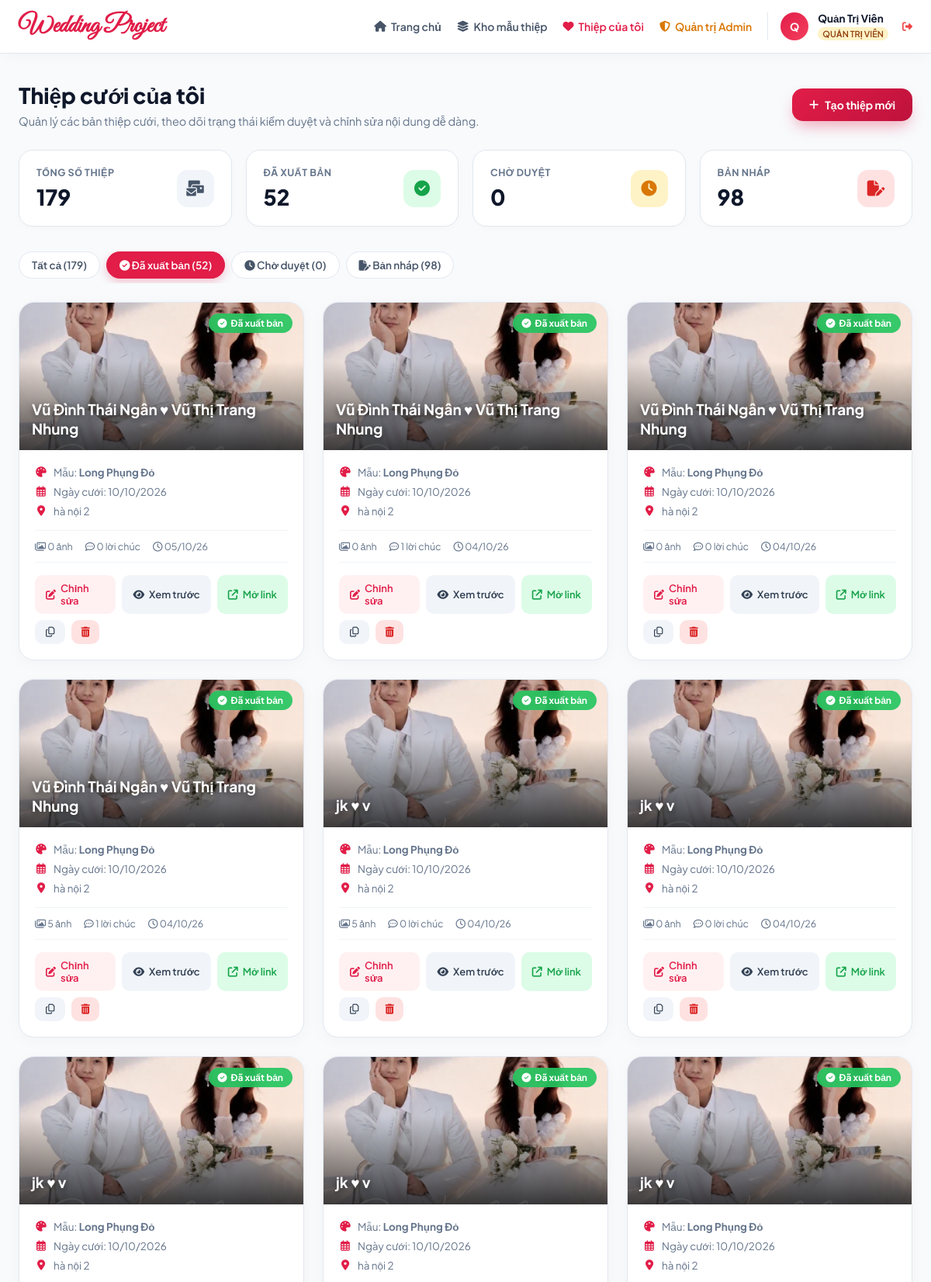
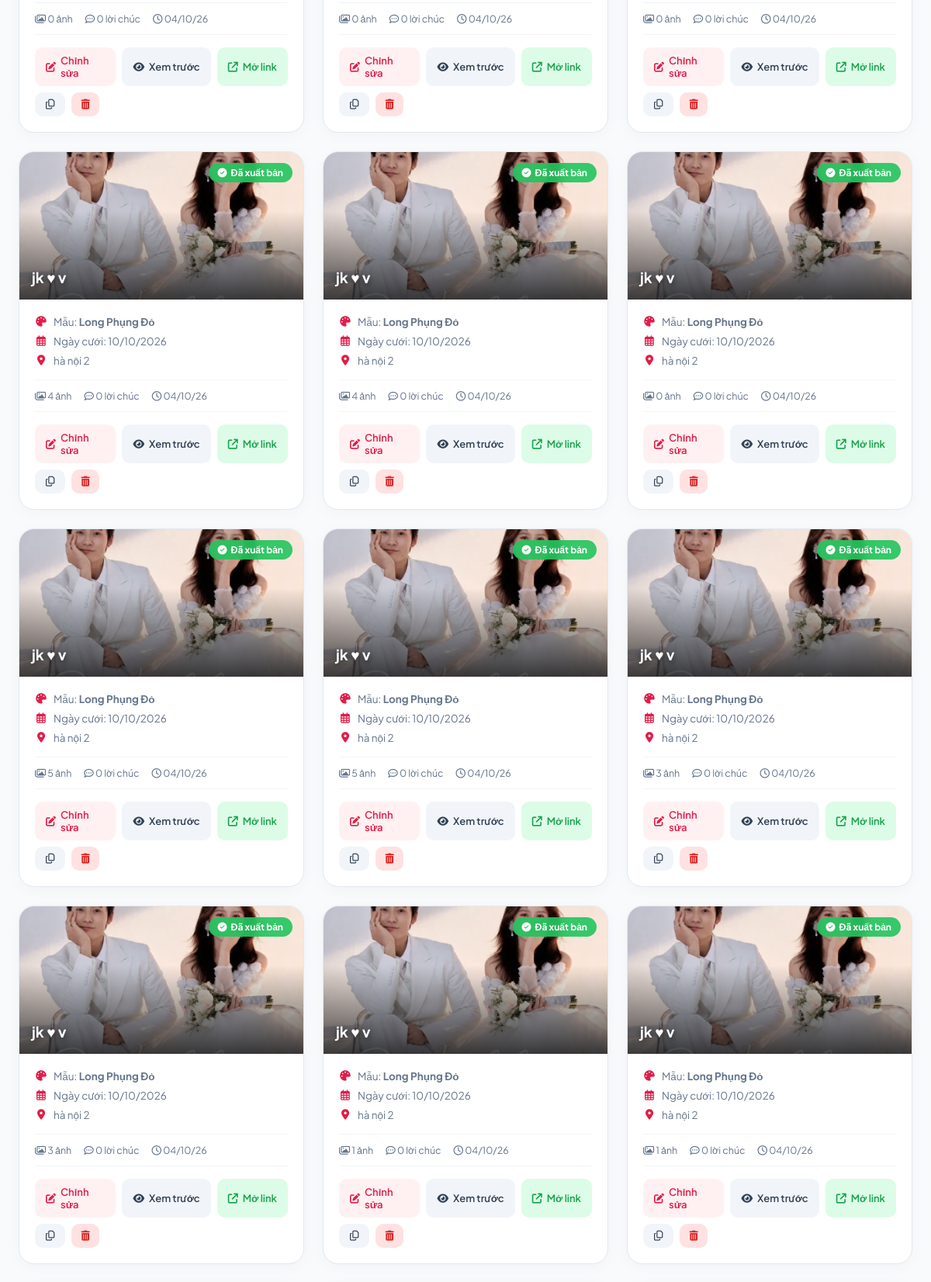
The app's page /my-weddings.php?status=1 (signed in, upper part) with its own data (2 pictures, top to bottom).
### tables this page shows
CREATE TABLE `weddings` (
  `id` int(11) NOT NULL AUTO_INCREMENT,
  `user_id` int(11) NOT NULL DEFAULT 1,
  `template_id` int(11) NOT NULL,
  `slug` varchar(255) NOT NULL,
  `edit_token` varchar(64) DEFAULT NULL,
  `groom_name` varchar(255) NOT NULL,
  `bride_name` varchar(255) NOT NULL,
  `wedding_date` date DEFAULT NULL,
  `wedding_time` time DEFAULT NULL,
  `venue` varchar(500) DEFAULT NULL,
  `address` varchar(500) DEFAULT NULL,
  `story` text DEFAULT NULL,
  `background_image` varchar(500) DEFAULT NULL,
  `story_image` varchar(255) DEFAULT NULL,
  `music` varchar(500) DEFAULT NULL,
  `status` tinyint(1) DEFAULT 0,
  `created_at` timestamp NOT NULL DEFAULT current_timestamp(),
  `updated_at` timestamp NOT NULL DEFAULT current_timestamp() ON UPDATE current_timestamp(),
  `groom_photo` varchar(255) DEFAULT NULL,
  `bride_photo` varchar(255) DEFAULT NULL,
  PRIMARY KEY (`id`),
  UNIQUE KEY `slug` (`slug`),
  UNIQUE KEY `edit_token` (`edit_token`),
  KEY `fk_weddings_template` (`template_id`),
  KEY `fk_weddings_user` (`user_id`),
  CONSTRAINT `fk_weddings_template` FOREIGN KEY (`template_id`) REFERENCES `templates` (`id`) ON UPDATE CASCADE,
  CONSTRAINT `fk_weddings_user` FOREIGN KEY (`user_id`) REFERENCES `users` (`id`) ON DELETE CASCADE
);

CREATE TABLE `templates` (
  `id` int(11) NOT NULL AUTO_INCREMENT,
  `name` varchar(255) NOT NULL,
  `folder` varchar(255) NOT NULL,
  `thumbnail` varchar(255) DEFAULT NULL,
  `description` text DEFAULT NULL,
  `status` tinyint(1) DEFAULT 1,
  `created_at` timestamp NOT NULL DEFAULT current_timestamp(),
  PRIMARY KEY (`id`)
);

### config/auth.php (called while the page is built, shortened)
<?php
function isLoggedIn(): bool {
    return !empty($_SESSION['user_id']);
}
function currentUser(): ?array {
    return [
        'id'        => (int)($_SESSION['user_id'] ?? 0),
        'username'  => (string)($_SESSION['user_username'] ?? ''),
        'full_name' => (string)($_SESSION['user_full_name'] ?? ''),
        'email'     => (string)($_SESSION['user_email'] ?? ''),
        'role'      => (string)($_SESSION['user_role'] ?? 'customer')
    ];
}
function isAdmin(): bool {
    return isLoggedIn() && (($_SESSION['user_role'] ?? '') === 'admin');
}
        ?>

### my-weddings.php (the view, shortened to what this page needs)
<?php
require_once __DIR__ . '/config/database.php';
require_once __DIR__ . '/config/auth.php';
$user = currentUser();
$userId = (int)$user['id'];
$statsStmt = $pdo->prepare("
    SELECT
        COUNT(*) AS total,
        SUM(CASE WHEN status = 1 THEN 1 ELSE 0 END) AS published,
        SUM(CASE WHEN status = 2 THEN 1 ELSE 0 END) AS pending,
        SUM(CASE WHEN status = 0 THEN 1 ELSE 0 END) AS draft
    FROM weddings
    WHERE user_id = :uid
");
$statsStmt->execute(['uid' => $userId]);
$stats = $statsStmt->fetch() ?: ['total' => 0, 'published' => 0, 'pending' => 0, 'draft' => 0];
$filterStatus = isset($_GET['status']) && $_GET['status'] !== '' ? (int)$_GET['status'] : null;
$sql = "
    SELECT
        w.*,
        t.name AS template_name,
        t.folder AS template_folder,
        t.thumbnail AS template_thumb,
        (SELECT COUNT(*) FROM wedding_wishes ww WHERE ww.wedding_id = w.id) AS wish_count,
        (SELECT COUNT(*) FROM wedding_photos wp WHERE wp.wedding_id = w.id) AS photo_count
    FROM weddings w
    LEFT JOIN templates t ON t.id = w.template_id
    WHERE w.user_id = :uid
";
$params = ['uid' => $userId];
if ($filterStatus !== null) {
    $sql .= " AND w.status = :status";
    $params['status'] = $filterStatus;
}
$sql .= " ORDER BY w.id DESC";
$weddingsStmt = $pdo->prepare($sql);
$weddingsStmt->execute($params);
$myWeddings = $weddingsStmt->fetchAll();
?>
<!DOCTYPE html>
<html lang="vi">
<head>
    <link rel="stylesheet" href="https://cdnjs.cloudflare.com/ajax/libs/font-awesome/6.5.1/css/all.min.css">
    <link rel="stylesheet" href="https://cdn.jsdelivr.net/npm/sweetalert2@11/dist/sweetalert2.min.css">
</head>
<body>
<header class="topbar">
    <div class="nav-container">
        <a href="/WeddingProject/" class="brand-link">
            <span class="brand-title">Wedding Project</span>
        </a>
        <nav class="nav-links">
            <a href="/WeddingProject/" class="nav-item">
                <i class="fa-solid fa-house"></i> Trang chủ
            </a>
            <a href="/WeddingProject/mau-thiep/" class="nav-item">
                <i class="fa-solid fa-layer-group"></i> Kho mẫu thiệp
            </a>
            <a href="/WeddingProject/my-weddings.php" class="nav-item active">
                <i class="fa-solid fa-heart"></i> Thiệp của tôi
            </a>
            <?php if (isAdmin()): ?>
                <a href="/WeddingProject/admin/" class="nav-item" style="color: #d97706;">
                    <i class="fa-solid fa-shield-halved"></i> Quản trị Admin
                </a>
            <?php endif; ?>
            <div class="user-dropdown">
                <div class="avatar-circle">
                    <?= mb_strtoupper(mb_substr($user['full_name'], 0, 1)) ?>
                </div>
                <div class="user-meta">
                    <div class="user-name"><?= htmlspecialchars($user['full_name'], ENT_QUOTES, 'UTF-8') ?></div>
                    <span class="user-badge <?= $user['role'] === 'admin' ? 'badge-admin' : '' ?>">
                        <?= $user['role'] === 'admin' ? 'Quản trị viên' : 'Khách hàng' ?>
                    </span>
                </div>
                <a href="/WeddingProject/logout.php" class="btn-logout" title="Đăng xuất">
                    <i class="fa-solid fa-right-from-bracket"></i>
                </a>
            </div>
        </nav>
    </div>
</header>
<main class="main-wrapper">
    <div class="page-header">
        <div class="header-title">
            <h1>Thiệp cưới của tôi</h1>
            <p>Quản lý các bản thiệp cưới, theo dõi trạng thái kiểm duyệt và chỉnh sửa nội dung dễ dàng.</p>
        </div>
        <a href="/WeddingProject/mau-thiep/" class="btn-create-new">
            <i class="fa-solid fa-plus"></i> Tạo thiệp mới
        </a>
    </div>
    <div class="stats-grid">
        <div class="stat-card">
            <div class="stat-info">
                <h3>Tổng số thiệp</h3>
                <div class="stat-value"><?= (int)$stats['total'] ?></div>
            </div>
            <div class="stat-icon icon-total">
                <i class="fa-solid fa-envelopes-bulk"></i>
            </div>
        </div>
        <div class="stat-card">
            <div class="stat-info">
                <h3>Đã xuất bản</h3>
                <div class="stat-value"><?= (int)$stats['published'] ?></div>
            </div>
            <div class="stat-icon icon-published">
                <i class="fa-solid fa-circle-check"></i>
            </div>
        </div>
        <div class="stat-card">
            <div class="stat-info">
                <h3>Chờ duyệt</h3>
                <div class="stat-value"><?= (int)$stats['pending'] ?></div>
            </div>
            <div class="stat-icon icon-pending">
                <i class="fa-solid fa-clock"></i>
            </div>
        </div>
        <div class="stat-card">
            <div class="stat-info">
                <h3>Bản nháp</h3>
                <div class="stat-value"><?= (int)$stats['draft'] ?></div>
            </div>
            <div class="stat-icon icon-draft">
                <i class="fa-solid fa-file-pen"></i>
            </div>
        </div>
    </div>
    <div class="filter-bar">
        <a href="my-weddings.php" class="filter-btn <?= $filterStatus === null ? 'active' : '' ?>">
            Tất cả (<?= (int)$stats['total'] ?>)
        </a>
        <a href="my-weddings.php?status=1" class="filter-btn <?= $filterStatus === 1 ? 'active' : '' ?>">
            <i class="fa-solid fa-circle-check"></i> Đã xuất bản (<?= (int)$stats['published'] ?>)
        </a>
        <a href="my-weddings.php?status=2" class="filter-btn <?= $filterStatus === 2 ? 'active' : '' ?>">
            <i class="fa-solid fa-clock"></i> Chờ duyệt (<?= (int)$stats['pending'] ?>)
        </a>
        <a href="my-weddings.php?status=0" class="filter-btn <?= $filterStatus === 0 ? 'active' : '' ?>">
            <i class="fa-solid fa-file-pen"></i> Bản nháp (<?= (int)$stats['draft'] ?>)
        </a>
    </div>
    <?php if (empty($myWeddings)): ?>
        <div class="empty-state">
            <div class="empty-icon"><i class="fa-regular fa-folder-open"></i></div>
            <h3>Bạn chưa có thiệp cưới nào ở mục này</h3>
            <p>Hãy duyệt kho mẫu thiệp cưới phong phú và khởi tạo ngay tấm thiệp điện tử độc đáo cho ngày trọng đại!</p>
            <a href="/WeddingProject/mau-thiep/" class="btn-create-new">
                <i class="fa-solid fa-wand-magic-sparkles"></i> Khám phá kho mẫu thiệp
            </a>
        </div>
    <?php else: ?>
        <div class="wedding-grid">
            <?php foreach ($myWeddings as $w): ?>
                <?php
                    $status = (int)$w['status'];
                    $groom = htmlspecialchars($w['groom_name'] ?: 'Chú rể', ENT_QUOTES, 'UTF-8');
                    $bride = htmlspecialchars($w['bride_name'] ?: 'Cô dâu', ENT_QUOTES, 'UTF-8');
                    $coverImg = '/WeddingProject/uploads/default-wedding.jpg';
                    if (!empty($w['background_image'])) {
                        $coverImg = $w['background_image'];
                    } elseif (!empty($w['template_thumb'])) {
                        $coverImg = $w['template_thumb'];
                    }
                    $statusLabels = [
                        0 => ['label' => 'Bản nháp', 'icon' => 'fa-file-pen', 'class' => 'status-0'],
                        1 => ['label' => 'Đã xuất bản', 'icon' => 'fa-circle-check', 'class' => 'status-1'],
                        2 => ['label' => 'Đang chờ duyệt', 'icon' => 'fa-clock', 'class' => 'status-2'],
                        3 => ['label' => 'Đang ẩn', 'icon' => 'fa-eye-slash', 'class' => 'status-3']
                    ];
                    $stInfo = $statusLabels[$status] ?? $statusLabels[0];
                ?>
                <article class="wedding-card">
                    <div class="card-cover">
                        <img src="<?= htmlspecialchars($coverImg, ENT_QUOTES, 'UTF-8') ?>" alt="Ảnh thiệp cưới" onerror="this.src='https://images.unsplash.com/photo-1519741497674-611481863552?auto=format&fit=crop&w=600&q=80'">
                        <div class="cover-overlay">
                            <div class="couple-names"><?= $groom ?> &hearts; <?= $bride ?></div>
                        </div>
                        <div class="badge-status <?= $stInfo['class'] ?>">
                            <i class="fa-solid <?= $stInfo['icon'] ?>"></i> <?= $stInfo['label'] ?>
                        </div>
                    </div>
                    <div class="card-body">
                        <div class="wedding-meta">
                            <div class="meta-row">
                                <i class="fa-solid fa-palette"></i>
                                <span>Mẫu: <strong><?= htmlspecialchars($w['template_name'] ?: 'Mặc định', ENT_QUOTES, 'UTF-8') ?></strong></span>
                            </div>
                            <div class="meta-row">
                                <i class="fa-regular fa-calendar-days"></i>
                                <span>Ngày cưới: <?= !empty($w['wedding_date']) ? date('d/m/Y', strtotime($w['wedding_date'])) : 'Chưa thiết lập' ?></span>
                            </div>
                            <div class="meta-row">
                                <i class="fa-solid fa-location-dot"></i>
                                <span><?= htmlspecialchars(mb_strimwidth($w['venue'] ?: ($w['address'] ?: 'Chưa cập nhật địa điểm'), 0, 38, '...'), ENT_QUOTES, 'UTF-8') ?></span>
                            </div>
                        </div>
                        <div class="card-stats">
                            <span><i class="fa-regular fa-images"></i> <?= (int)$w['photo_count'] ?> ảnh</span>
                            <span><i class="fa-regular fa-comment-dots"></i> <?= (int)$w['wish_count'] ?> lời chúc</span>
                            <span><i class="fa-regular fa-clock"></i> <?= date('d/m/y', strtotime($w['created_at'])) ?></span>
                        </div>
                        <div class="card-actions">
                            <a href="/WeddingProject/editor/?token=<?= urlencode($w['edit_token']) ?>" class="btn-action btn-edit" title="Chỉnh sửa thiệp cưới">
                                <i class="fa-solid fa-pen-to-square"></i> Chỉnh sửa
                            </a>
                            <a href="/WeddingProject/w/?slug=<?= urlencode($w['slug']) ?>&preview=1&token=<?= urlencode($w['edit_token']) ?>" target="_blank" class="btn-action btn-preview" title="Xem trước bản nháp">
                                <i class="fa-solid fa-eye"></i> Xem trước
                            </a>
                            <?php if ($status === 1): ?>
                                <a href="/WeddingProject/w/?slug=<?= urlencode($w['slug']) ?>" target="_blank" class="btn-action btn-public" title="Xem thiệp công khai">
                                    <i class="fa-solid fa-arrow-up-right-from-square"></i> Mở link
                                </a>
                                <button type="button" class="btn-action btn-preview" onclick="copyWeddingLink('<?= htmlspecialchars($w['slug'], ENT_QUOTES, 'UTF-8') ?>')" title="Sao chép liên kết">
                                    <i class="fa-regular fa-copy"></i>
                                </button>
                            <?php endif; ?>
                            <?php if ($status === 0 || isAdmin()): ?>
                                <button type="button" class="btn-action btn-delete" onclick="confirmDelete(<?= (int)$w['id'] ?>, '<?= addslashes($groom . ' - ' . $bride) ?>')" title="Xóa thiệp">
                                    <i class="fa-solid fa-trash-can"></i>
                                </button>
                            <?php endif; ?>
                        </div>
                    </div>
                </article>
            <?php endforeach; ?>
        </div>
    <?php endif; ?>
</main>
</body>
</html>

### records on screen
weddings: template.thumbnail (picture), groom_name "Vũ Đình Thái Ngân", bride_name "Vũ Thị Trang Nhung", status "Đã xuất bản", template.name "Long Phụng Đỏ", wedding_date "10/10/2026", venue "hà nội 2", photo_count "0", wish_count "0", created_at "05/10/26"
weddings: template.thumbnail (picture), groom_name "Vũ Đình Thái Ngân", bride_name "Vũ Thị Trang Nhung", status "Đã xuất bản", template.name "Long Phụng Đỏ", wedding_date "10/10/2026", venue "hà nội 2", photo_count "0", wish_count "1", created_at "04/10/26"
weddings: template.thumbnail (picture), groom_name "Vũ Đình Thái Ngân", bride_name "Vũ Thị Trang Nhung", status "Đã xuất bản", template.name "Long Phụng Đỏ", wedding_date "10/10/2026", venue "hà nội 2", photo_count "0", wish_count "0", created_at "04/10/26"
weddings: template.thumbnail (picture), groom_name "Vũ Đình Thái Ngân", bride_name "Vũ Thị Trang Nhung", status "Đã xuất bản", template.name "Long Phụng Đỏ", wedding_date "10/10/2026", venue "hà nội 2", photo_count "5", wish_count "1", created_at "04/10/26"
weddings: template.thumbnail (picture), groom_name "jk", bride_name "v", status "Đã xuất bản", template.name "Long Phụng Đỏ", wedding_date "10/10/2026", venue "hà nội 2", photo_count "5", wish_count "0", created_at "04/10/26"
weddings: template.thumbnail (picture), groom_name "jk", bride_name "v", status "Đã xuất bản", template.name "Long Phụng Đỏ", wedding_date "10/10/2026", venue "hà nội 2", photo_count "0", wish_count "0", created_at "04/10/26"
weddings: template.thumbnail (picture), groom_name "jk", bride_name "v", status "Đã xuất bản", template.name "Long Phụng Đỏ", wedding_date "10/10/2026", venue "hà nội 2", photo_count "0", wish_count "0", created_at "04/10/26"
weddings: template.thumbnail (picture), groom_name "jk", bride_name "v", status "Đã xuất bản", template.name "Long Phụng Đỏ", wedding_date "10/10/2026", venue "hà nội 2", photo_count "0", wish_count "0", created_at "04/10/26"
weddings: template.thumbnail (picture), groom_name "jk", bride_name "v", status "Đã xuất bản", template.name "Long Phụng Đỏ", wedding_date "10/10/2026", venue "hà nội 2", photo_count "0", wish_count "0", created_at "04/10/26"
weddings: template.thumbnail (picture), groom_name "jk", bride_name "v", status "Đã xuất bản", template.name "Long Phụng Đỏ", wedding_date "10/10/2026", venue "hà nội 2", photo_count "4", wish_count "0", created_at "04/10/26"
weddings: template.thumbnail (picture), groom_name "jk", bride_name "v", status "Đã xuất bản", template.name "Long Phụng Đỏ", wedding_date "10/10/2026", venue "hà nội 2", photo_count "4", wish_count "0", created_at "04/10/26"
weddings: template.thumbnail (picture), groom_name "jk", bride_name "v", status "Đã xuất bản", template.name "Long Phụng Đỏ", wedding_date "10/10/2026", venue "hà nội 2", photo_count "0", wish_count "0", created_at "04/10/26"
weddings: template.thumbnail (picture), groom_name "jk", bride_name "v", status "Đã xuất bản", template.name "Long Phụng Đỏ", wedding_date "10/10/2026", venue "hà nội 2", photo_count "5", wish_count "0", created_at "04/10/26"
weddings: template.thumbnail (picture), groom_name "jk", bride_name "v", status "Đã xuất bản", template.name "Long Phụng Đỏ", wedding_date "10/10/2026", venue "hà nội 2", photo_count "5", wish_count "0", created_at "04/10/26"
weddings: template.thumbnail (picture), groom_name "jk", bride_name "v", status "Đã xuất bản", template.name "Long Phụng Đỏ", wedding_date "10/10/2026", venue "hà nội 2", photo_count "3", wish_count "0", created_at "04/10/26"
weddings: template.thumbnail (picture), groom_name "jk", bride_name "v", status "Đã xuất bản", template.name "Long Phụng Đỏ", wedding_date "10/10/2026", venue "hà nội 2", photo_count "3", wish_count "0", created_at "04/10/26"
weddings: template.thumbnail (picture), groom_name "jk", bride_name "v", status "Đã xuất bản", template.name "Long Phụng Đỏ", wedding_date "10/10/2026", venue "hà nội 2", photo_count "1", wish_count "0", created_at "04/10/26"
weddings: template.thumbnail (picture), groom_name "jk", bride_name "v", status "Đã xuất bản", template.name "Long Phụng Đỏ", wedding_date "10/10/2026", venue "hà nội 2", photo_count "1", wish_count "0", created_at "04/10/26"

### other values on screen
mb_strtoupper(mb_substr($user['full_name'], 0, 1)) "Q"
$user['full_name'] "Quản Trị Viên"
$stats['total'] "179"
$stats['published'] "52"
$stats['pending'] "0"
$stats['draft'] "98"
